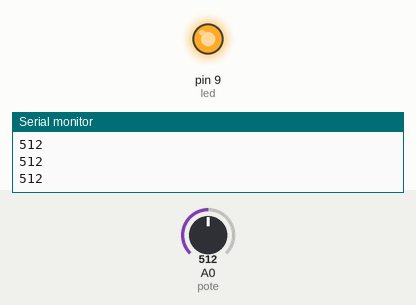
This sketch was run on a simulated Arduino Uno, built with avr-gcc and run on an emulated ATmega328P. On the bench: output pins drawn as LEDs (lit = HIGH), the last lines printed to the serial monitor. The inputs (shaded band) are chosen by the test bench; at power-on: A0 (pote) = 512.

Above: at 1.2 s.
1.3 s: A0 (pote) set to 122
At 1.9 s:
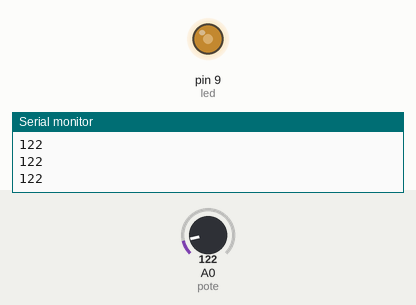
2.8 s: A0 (pote) set to 0
At 4.0 s:
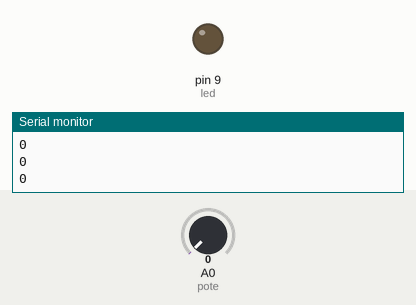
4.3 s: A0 (pote) set to 306
At 5.4 s:
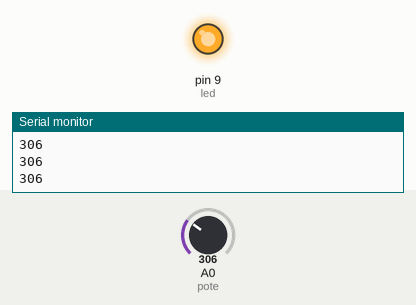
Timing chart, 0 to 7.3 s (numbered marks = the images above; inputs shaded):
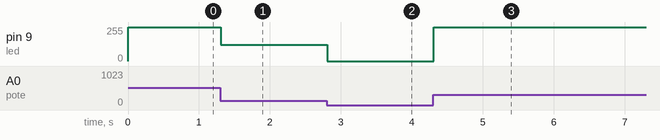

Measured:
- after the input at 1.3 s, pin 9 (led): 255/255 → 122/255 at once
- after the input at 2.8 s, pin 9 (led): 122/255 → 0/255 at once
- after the input at 4.3 s, pin 9 (led): 0/255 → 255/255 at once

The sketch:

Practica_4_Potenciometro_y_led.ino
```cpp
int led=9;
int pote=A0;
int valor;
void setup() {
  // put your setup code here, to run once:
  pinMode(led,OUTPUT);
  Serial.begin(9600);
}

void loop() {
  // put your main code here, to run repeatedly:
  valor=analogRead(pote);
  Serial.println(valor);
  analogWrite(led,valor);
}
```
